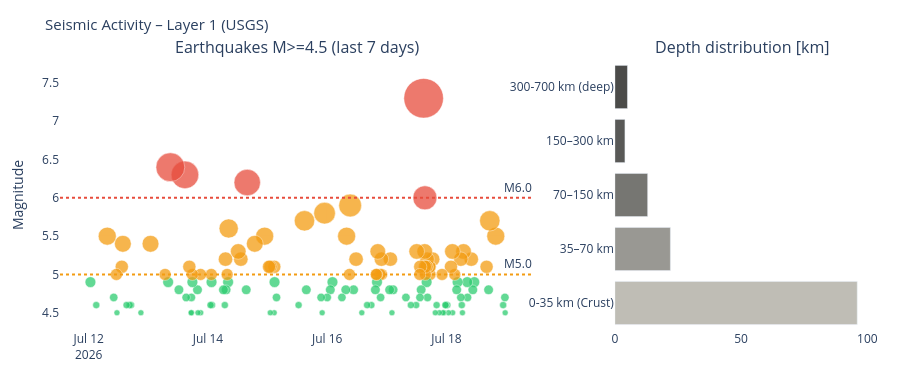

The notebook cell saved with this chart:
### Markdown cell above
---
## 4. Visualizations

### Code cell
# ============================================================
# SEISMICS – Magnitude time series + depth distribution
# ============================================================

if df_seis is not None:
    fig = make_subplots(
        rows=1, cols=2,
        subplot_titles=['Earthquakes M>=4.5 (last 7 days)', 'Depth distribution [km]'],
        column_widths=[0.65, 0.35]
    )

    # Color scale by magnitude
    mag_colors = ['#2ecc71' if m < 5 else '#f39c12' if m < 6 else '#e74c3c'
                  for m in df_seis['mag']]
    sizes = [max(6, (m - 4) * 12) for m in df_seis['mag']]

    fig.add_trace(go.Scatter(
        x=df_seis['time'], y=df_seis['mag'],
        mode='markers',
        marker=dict(color=mag_colors, size=sizes, opacity=0.75,
                    line=dict(color='white', width=0.5)),
        text=df_seis['place'],
        hovertemplate='%{text}<br>M%{y:.1f}<br>%{x}<extra></extra>',
        name='Earthquakes'
    ), row=1, col=1)

    fig.add_hline(y=6.0, line_dash='dot', line_color='#e74c3c',
                  annotation_text='M6.0', row=1, col=1)
    fig.add_hline(y=5.0, line_dash='dot', line_color='#f39c12',
                  annotation_text='M5.0', row=1, col=1)

    # Depth distribution
    depth_bins = pd.cut(df_seis['depth'],
                        bins=[0, 35, 70, 150, 300, 700],
                        labels=['0-35 km\n(Crust)', '35–70 km',
                                '70–150 km', '150–300 km', '300-700 km\n(deep)'])
    depth_counts = depth_bins.value_counts().sort_index()
    depth_colors = ['#B4B2A9', '#888780', '#5F5E5A', '#3d3d3a', '#2C2C2A']

    fig.add_trace(go.Bar(
        x=depth_counts.values,
        y=depth_counts.index.astype(str),
        orientation='h',
        marker_color=depth_colors[:len(depth_counts)],
        opacity=0.85,
        name='Depth'
    ), row=1, col=2)

    fig.update_layout(
        title=dict(text='Seismic Activity – Layer 1 (USGS)', font=dict(size=15)),
        height=380, showlegend=False,
        plot_bgcolor='rgba(0,0,0,0)', paper_bgcolor='rgba(0,0,0,0)',
        margin=dict(l=60, r=30, t=60, b=50)
    )
    fig.update_yaxes(title_text='Magnitude', row=1, col=1)
    fig.show()
else:
    print('Seismic data unavailable.')

### Figure 1 — Plotly figure (JSON) as saved in the notebook; plotly's stock layout.template omitted (floating-point values rounded to 4 significant figures; data arrays with more than 128 entries replaced by an {"elided": "..."} marker saying what was removed)
{"data": [{"hovertemplate": "%{text}<br>M%{y:.1f}<br>%{x}<extra></extra>", "marker": {"color": {"elided": "140 str values"}, "line": {"color": "white", "width": 0.5}, "opacity": 0.75, "size": {"elided": "140 float values"}}, "mode": "markers", "name": "Earthquakes", "text": {"elided": "140 str values"}, "type": "scatter", "x": {"elided": "140 str values"}, "xaxis": "x", "y": {"elided": "140 float values"}, "yaxis": "y"}, {"marker": {"color": ["#B4B2A9", "#888780", "#5F5E5A", "#3d3d3a", "#2C2C2A"]}, "name": "Depth", "opacity": 0.85, "orientation": "h", "type": "bar", "x": [96, 22, 13, 4, 5], "xaxis": "x2", "y": ["0-35 km\n(Crust)", "35–70 km", "70–150 km", "150–300 km", "300-700 km\n(deep)"], "yaxis": "y2"}], "layout": {"annotations": [{"font": {"size": 16}, "showarrow": false, "text": "Earthquakes M>=4.5 (last 7 days)", "x": 0.2925, "xanchor": "center", "xref": "paper", "y": 1.0, "yanchor": "bottom", "yref": "paper"}, {"font": {"size": 16}, "showarrow": false, "text": "Depth distribution [km]", "x": 0.8425, "xanchor": "center", "xref": "paper", "y": 1.0, "yanchor": "bottom", "yref": "paper"}, {"showarrow": false, "text": "M6.0", "x": 1, "xanchor": "right", "xref": "x domain", "y": 6.0, "yanchor": "bottom", "yref": "y"}, {"showarrow": false, "text": "M5.0", "x": 1, "xanchor": "right", "xref": "x domain", "y": 5.0, "yanchor": "bottom", "yref": "y"}], "height": 380, "margin": {"b": 50, "l": 60, "r": 30, "t": 60}, "paper_bgcolor": "rgba(0,0,0,0)", "plot_bgcolor": "rgba(0,0,0,0)", "shapes": [{"line": {"color": "#e74c3c", "dash": "dot"}, "type": "line", "x0": 0, "x1": 1, "xref": "x domain", "y0": 6.0, "y1": 6.0, "yref": "y"}, {"line": {"color": "#f39c12", "dash": "dot"}, "type": "line", "x0": 0, "x1": 1, "xref": "x domain", "y0": 5.0, "y1": 5.0, "yref": "y"}], "showlegend": false, "title": {"font": {"size": 15}, "text": "Seismic Activity – Layer 1 (USGS)"}, "xaxis": {"anchor": "y", "domain": [0.0, 0.585]}, "xaxis2": {"anchor": "y2", "domain": [0.685, 1.0]}, "yaxis": {"anchor": "x", "domain": [0.0, 1.0], "title": {"text": "Magnitude"}}, "yaxis2": {"anchor": "x2", "domain": [0.0, 1.0]}}}
